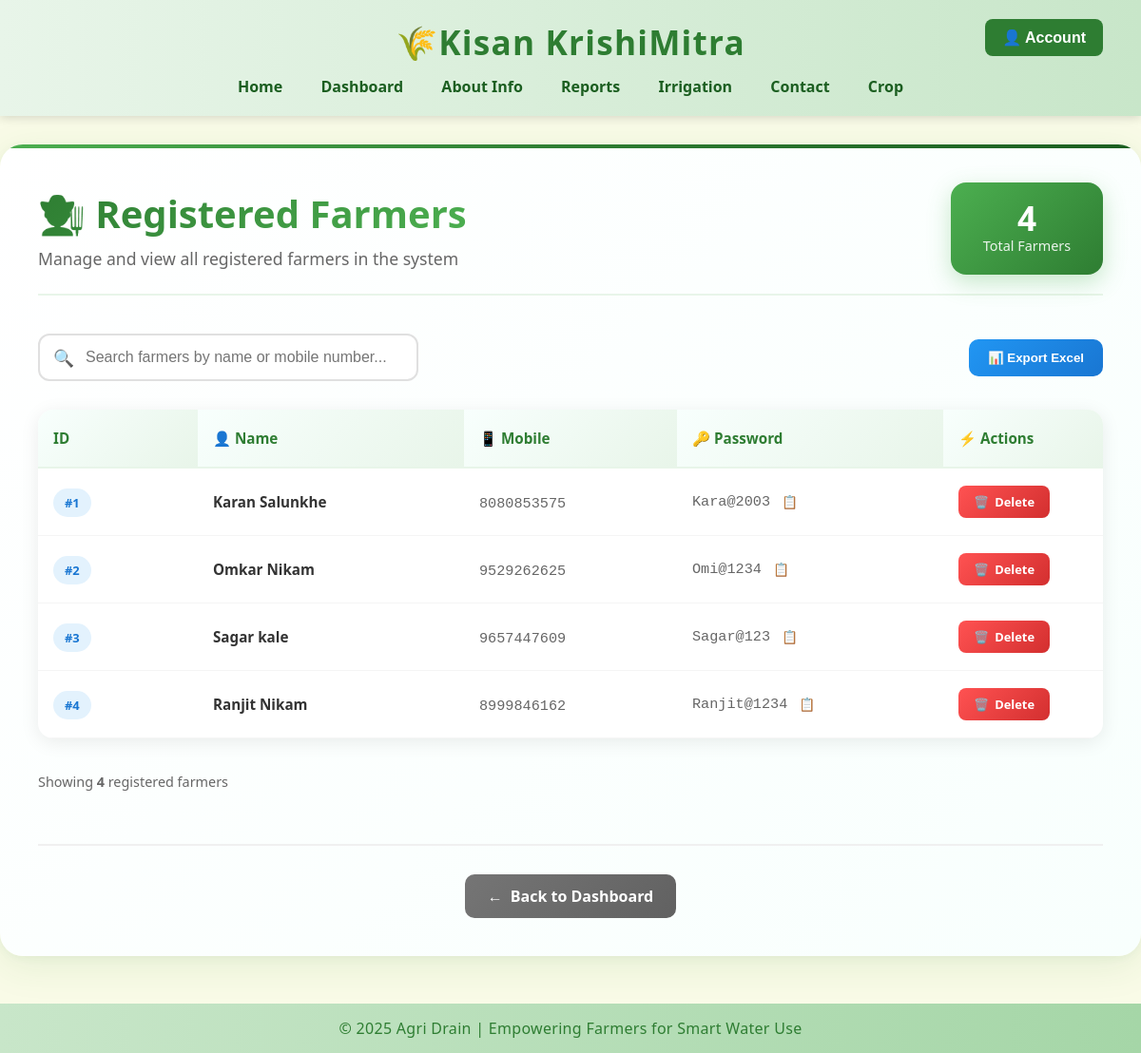
Page /farmer_data (signed in) on the committed database.
### tables this page shows
CREATE TABLE farmers (
                id INTEGER PRIMARY KEY AUTOINCREMENT,
                name TEXT NOT NULL,
                mobile TEXT UNIQUE NOT NULL,
                password TEXT NOT NULL
            );

### app.py (the view)
@app.route("/farmer_data")
def farmer_data():
    if not session.get('admin_logged_in'):
        return redirect(url_for('admin_login'))
    conn = get_db()
    farmers = conn.execute("SELECT id, name, mobile, password FROM farmers").fetchall()
    conn.close()
    return render_template("farmer_data.html", farmers=farmers)

### app.py (called while the page is built)
def get_db():
    conn = sqlite3.connect("agri_drain.db")
    conn.row_factory = sqlite3.Row
    return conn

### templates/farmer_data.html (shortened to what this page needs)
{% extends "base.html" %}
{% block content %}
<div class="farmers-container">
  <div class="header-section">
    <div class="title-container">
      <h1>👨‍🌾 Registered Farmers</h1>
      <p class="subtitle">Manage and view all registered farmers in the system</p>
    </div>
    <div class="stats-badge">
      <span class="count">{{ farmers|length if farmers else 0 }}</span>
      <span class="label">Total Farmers</span>
    </div>
  </div>
  {% if farmers %}
  <div class="controls-section">
    <div class="search-container">
      <div class="search-box">
        <span class="search-icon">🔍</span>
        <input type="text" id="searchInput" placeholder="Search farmers by name or mobile number...">
      </div>
    </div>
    <div class="actions-container">
      <button class="btn-export" onclick="exportToExcel()">
        📊 Export Excel
      </button>
    </div>
  </div>
  <div class="table-container">
    <table id="farmerTable" class="modern-table">
      <thead>
        <tr>
          <th class="col-id">
            <span>ID</span>
          </th>
          <th class="col-name">
            <span>👤 Name</span>
          </th>
          <th class="col-mobile">
            <span>📱 Mobile</span>
          </th>
          <th class="col-password">
            <span>🔑 Password</span>
          </th>
          <th class="col-actions">
            <span>⚡ Actions</span>
          </th>
        </tr>
      </thead>
      <tbody>
        {% for f in farmers %}
        <tr class="table-row">
          <td class="farmer-id">
            <span class="id-badge">#{{ f['id'] }}</span>
          </td>
          <td class="farmer-name">
            <div class="name-container">
              <span class="name">{{ f['name'] }}</span>
            </div>
          </td>
          <td class="farmer-mobile">
            <span class="mobile-number">{{ f['mobile'] }}</span>
          </td>
          <td class="farmer-password">
            <div class="password-container">
              <span class="password-text">{{ f['password'] }}</span>
              <button class="btn-copy" onclick="copyToClipboard('{{ f['password'] }}')" title="Copy password">
                📋
              </button>
            </div>
          </td>
          <td class="farmer-actions">
            <div class="actions-group">
              <a href="{{ url_for('delete_farmer', farmer_id=f['id']) }}"
                 class="btn-delete"
                 onclick="return confirm('Are you sure you want to delete farmer {{ f['name'] }} (ID: {{ f['id'] }})? This action cannot be undone.')">
                <span class="btn-icon">🗑️</span>
                Delete
              </a>
            </div>
          </td>
        </tr>
        {% endfor %}
      </tbody>
    </table>
  </div>
  <div class="table-footer">
    <div class="footer-info">
      Showing <strong>{{ farmers|length }}</strong> registered farmers
    </div>
  </div>
  {% endif %}
  <div class="navigation-section">
    <a href="{{ url_for('dashboard') }}" class="btn-back">
      <span class="btn-icon">←</span>
      Back to Dashboard
    </a>
  </div>
</div>
{% endblock %}

### static/styles.css (style rules this page uses)
body { font-family: 'Segoe UI', sans-serif; margin: 0; background-color: #f9fbe7; color: #333; }

### templates/farmer_data.html (style rules this page uses)
.farmers-container { max-width: 1200px; margin: 30px auto; background: linear-gradient(135deg, #ffffff 0%, #f8fffd 100%); padding: 40px; border-radius: 24px; box-shadow: 0 10px 40px rgba(46, 125, 50, 0.1), 0 2px 10px rgba(46, 125, 50, 0.05); position: relative; overflow: hidden; }
.farmers-container::before { content: ''; position: absolute; top: 0; left: 0; right: 0; height: 4px; background: linear-gradient(90deg, #4caf50, #2e7d32, #1b5e20); }
.header-section { display: flex; justify-content: space-between; align-items: center; margin-bottom: 40px; padding-bottom: 20px; border-bottom: 2px solid #e8f5e9; }
.title-container h1 { font-size: 2.5em; color: #1b5e20; margin: 0; font-weight: 700; background: linear-gradient(135deg, #2e7d32, #4caf50); -webkit-background-clip: text; -webkit-text-fill-color: transparent; background-clip: text; }
.subtitle { color: #666; font-size: 1.1em; margin: 8px 0 0 0; font-weight: 400; }
.stats-badge { background: linear-gradient(135deg, #4caf50, #2e7d32); color: white; padding: 20px; border-radius: 16px; text-align: center; min-width: 120px; box-shadow: 0 8px 25px rgba(76, 175, 80, 0.3); }
.stats-badge .count { display: block; font-size: 2.2em; font-weight: bold; line-height: 1; }
.stats-badge .label { font-size: 0.9em; opacity: 0.9; }
.controls-section { display: flex; justify-content: space-between; align-items: center; margin-bottom: 30px; gap: 20px; }
.search-container { flex: 1; max-width: 400px; }
.search-box { position: relative; display: flex; align-items: center; }
.search-icon { position: absolute; left: 16px; font-size: 1.1em; color: #666; z-index: 2; }
#searchInput { width: 100%; padding: 14px 16px 14px 48px; border: 2px solid #e0e0e0; border-radius: 12px; font-size: 1em; transition: all 0.3s ease; background: white; }
.actions-container { display: flex; gap: 12px; }
.btn-export { background: linear-gradient(135deg, #2196f3, #1976d2); color: white; padding: 12px 20px; border: none; border-radius: 10px; font-weight: 600; cursor: pointer; transition: all 0.3s ease; display: flex; align-items: center; gap: 8px; }
.table-container { background: white; border-radius: 16px; overflow: hidden; box-shadow: 0 4px 20px rgba(0,0,0,0.08); margin-bottom: 20px; }
.modern-table { width: 100%; border-collapse: collapse; font-size: 0.95em; }
.modern-table th { background: linear-gradient(135deg, #f8fffd, #e8f5e9); padding: 20px 16px; text-align: left; font-weight: 600; color: #2e7d32; border-bottom: 2px solid #e8f5e9; }
.modern-table th span { display: flex; align-items: center; gap: 8px; }
.modern-table td { padding: 18px 16px; border-bottom: 1px solid #f5f5f5; transition: all 0.2s ease; }
.col-id { width: 80px; }
.col-name { width: 25%; }
.col-mobile { width: 20%; }
.col-password { width: 25%; }
.col-actions { width: 15%; }
.farmer-id .id-badge { background: #e3f2fd; color: #1976d2; padding: 6px 12px; border-radius: 20px; font-weight: 600; font-size: 0.85em; }
.name-container { display: flex; align-items: center; gap: 10px; }
.name { font-weight: 600; color: #333; }
.mobile-number { color: #666; font-family: 'Courier New', monospace; }
.password-container { display: flex; align-items: center; gap: 8px; }
.password-text { font-family: 'Courier New', monospace; color: #666; }
.btn-copy { background: none; border: none; cursor: pointer; padding: 4px; border-radius: 4px; transition: all 0.2s ease; font-size: 0.9em; }
.actions-group { display: flex; gap: 8px; }
.btn-delete { background: linear-gradient(135deg, #ff5252, #d32f2f); color: white; padding: 8px 16px; border-radius: 8px; text-decoration: none; font-size: 0.85em; font-weight: 600; transition: all 0.3s ease; display: flex; align-items: center; gap: 6px; border: none; cursor: pointer; }
.btn-icon { font-size: 1em; }
.table-footer { display: flex; justify-content: space-between; align-items: center; padding: 16px 0; color: #666; font-size: 0.9em; }
.navigation-section { text-align: center; margin-top: 40px; padding-top: 30px; border-top: 2px solid #f0f0f0; }
.btn-back { background: linear-gradient(135deg, #757575, #616161); color: white; padding: 12px 24px; border-radius: 10px; text-decoration: none; font-weight: 600; transition: all 0.3s ease; display: inline-flex; align-items: center; gap: 8px; }

### rows in the picture
farmers: id "1", name "Karan Salunkhe", mobile "8080853575", password "Kara@2003"
farmers: id "2", name "Omkar Nikam", mobile "9529262625", password "Omi@1234"
farmers: id "3", name "Sagar kale", mobile "9657447609", password "Sagar@123"
farmers: id "4", name "Ranjit Nikam", mobile "8999846162", password "Ranjit@1234"

### other values in the picture
{{ farmers|length if farmers else 0 }} "4"
{{ farmers|length }} "4"
